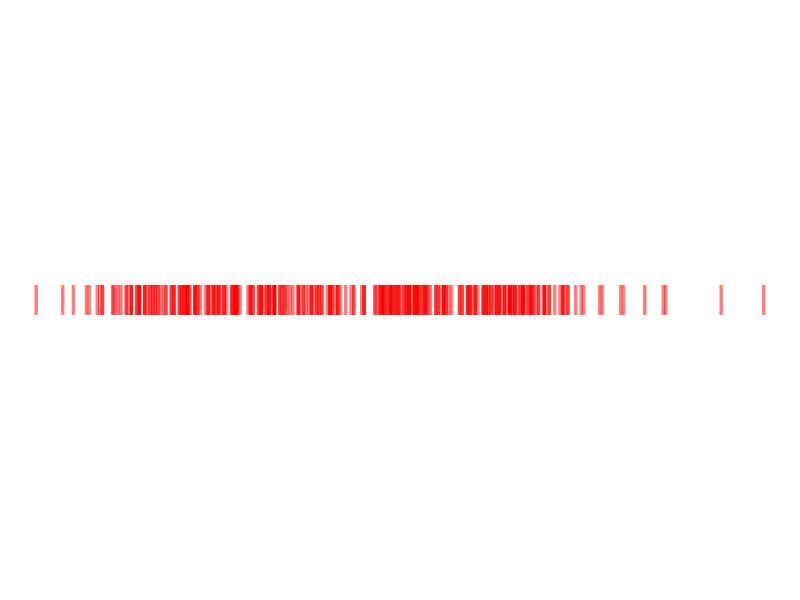
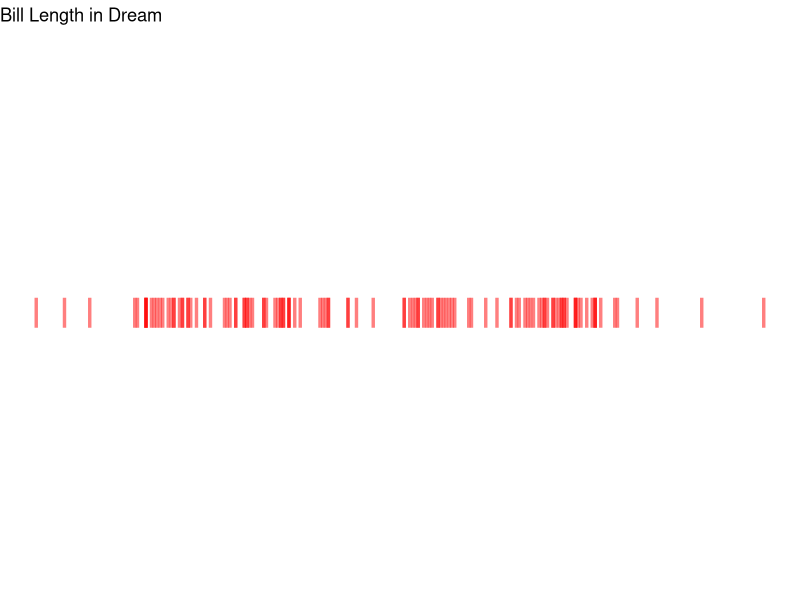
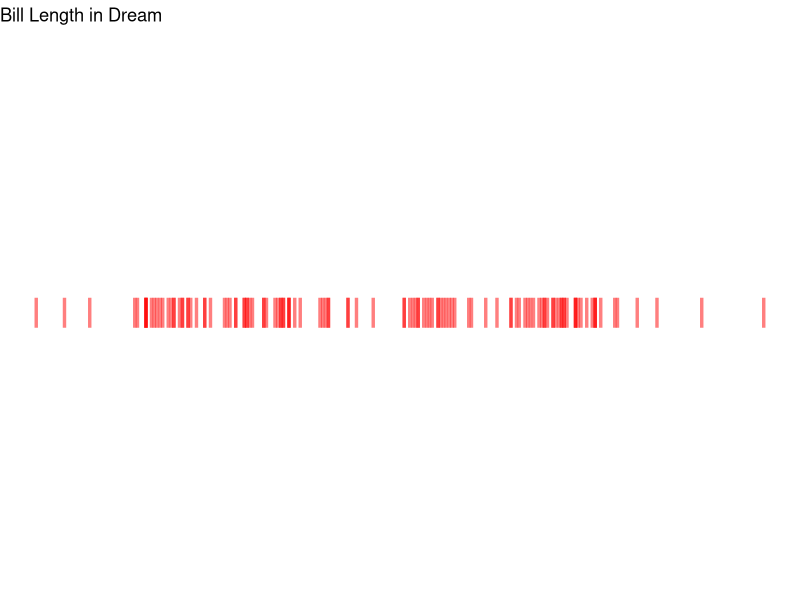
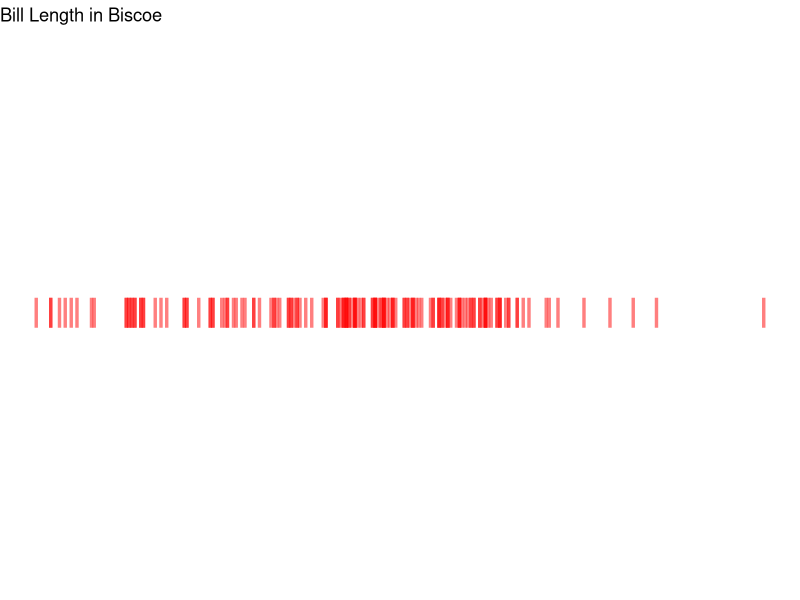

Recreate these plots in R, in order.
library(tidyverse)
library(palmerpenguins)

penguins %>% 
  ggplot(aes(x = bill_length_mm,
             y = 1)) +
  geom_point(shape = 108,
             size = 10,
             alpha = 0.5,
             color = "red") +
  theme_void()


penguins %>% 
  filter(island == "Dream") %>% 
  ggplot(aes(x = bill_length_mm,
             y = 1)) +
  geom_point(shape = 108,
             size = 10,
             alpha = 0.5,
             color = "red") +
  theme_void() +
  labs(title = "Bill Length in Dream")

bill_length_plot <- function(island_name) {

penguins %>% 
  filter(island == island_name) %>% 
  ggplot(aes(x = bill_length_mm,
             y = 1)) +
  geom_point(shape = 108,
             size = 10,
             alpha = 0.5,
             color = "red") +
  theme_void() +
  labs(title = str_glue("Bill Length in {island_name}"))
  
}

bill_length_plot(island_name = "Dream")

bill_length_plot(island_name = "Biscoe")
